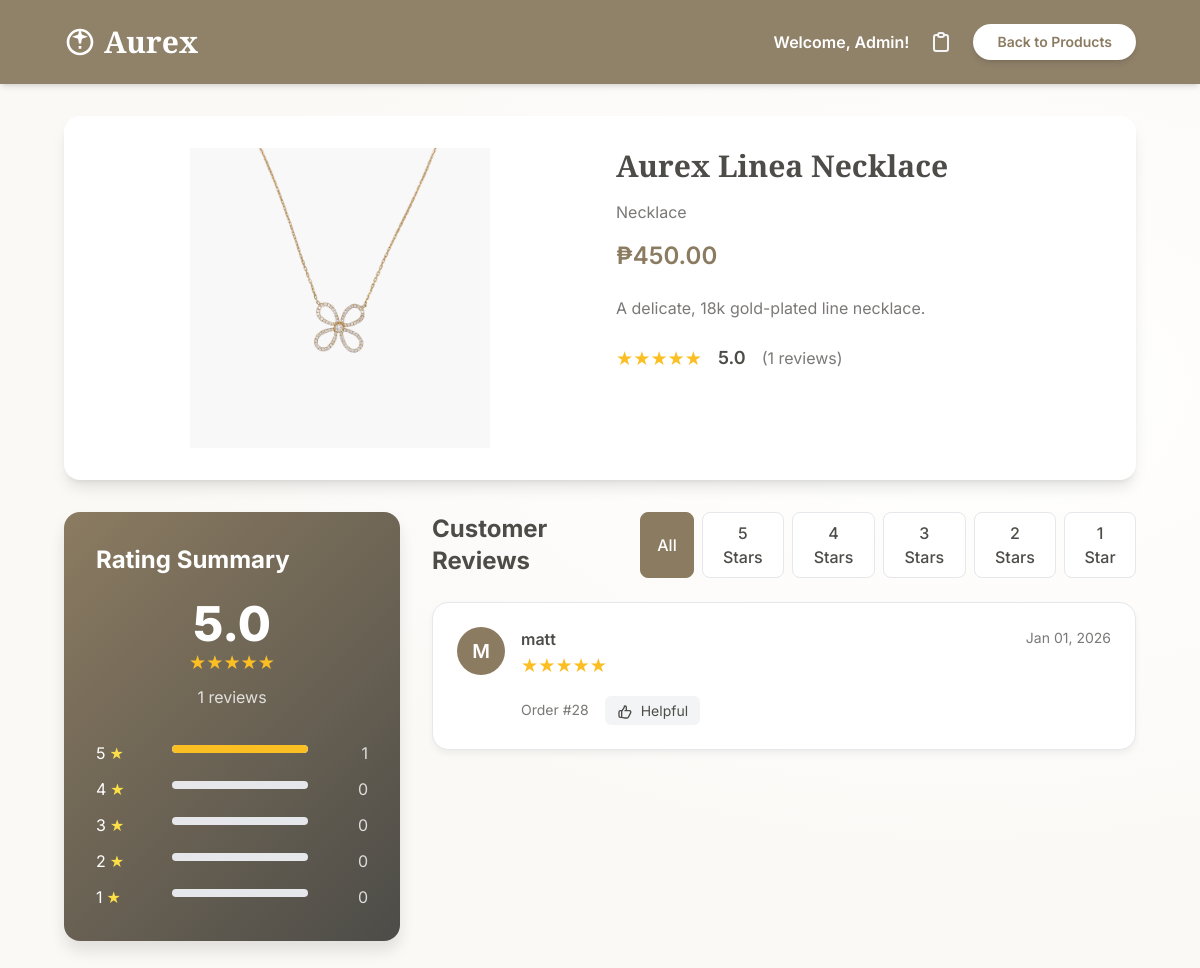
/view_review.php?product_id=7 (signed in), run on the app's committed database.
### tables this page shows
CREATE TABLE `product` (
  `Product_ID` int(11) NOT NULL,
  `Category_ID` int(11) NOT NULL,
  `Name` varchar(255) NOT NULL,
  `Description` varchar(255) NOT NULL,
  `Price` int(11) NOT NULL,
  `Stock` varchar(255) NOT NULL,
  `Availability` varchar(255) NOT NULL,
  `Images` varchar(255) NOT NULL,
  `Rating` varchar(255) NOT NULL,
  `Avg_Rating` decimal(3,2) DEFAULT 0.00,
  `Rating_Count` int(11) DEFAULT 0
);

CREATE TABLE `category` (
  `Category_ID` int(11) NOT NULL,
  `Category_Name` varchar(255) NOT NULL
);

CREATE TABLE `order_ratings` (
  `Rating_ID` int(11) NOT NULL,
  `Order_ID` int(11) NOT NULL,
  `User_ID` int(11) NOT NULL,
  `Product_ID` int(11) NOT NULL,
  `Rating` int(11) NOT NULL COMMENT '1-5 stars',
  `Review_Text` text DEFAULT NULL,
  `Review_Image` varchar(255) DEFAULT NULL,
  `Rating_Date` datetime NOT NULL DEFAULT current_timestamp()
);

CREATE TABLE `user` (
  `User_ID` int(11) NOT NULL,
  `Name` varchar(255) NOT NULL,
  `Email` varchar(255) NOT NULL,
  `Password` varchar(255) DEFAULT NULL,
  `Phone` int(11) DEFAULT NULL,
  `Address` varchar(255) DEFAULT NULL,
  `Profile_Picture` varchar(255) DEFAULT NULL,
  `Role` varchar(255) NOT NULL,
  `Is_Logged_In` tinyint(1) NOT NULL DEFAULT 0,
  `user_secret_key` varchar(255) DEFAULT NULL,
  `last_2fa_verification` datetime DEFAULT NULL,
  `google_id` varchar(255) DEFAULT NULL
);

CREATE TABLE `orders` (
  `Order_ID` int(11) NOT NULL,
  `User_ID` int(11) NOT NULL,
  `Order_Date` datetime DEFAULT current_timestamp(),
  `Total_Amount` decimal(10,2) NOT NULL,
  `Status` varchar(50) DEFAULT 'Pending',
  `Shipping_Address` text DEFAULT NULL,
  `Phone_Number` varchar(20) DEFAULT NULL,
  `Email` varchar(100) DEFAULT NULL,
  `Latitude` decimal(10,8) DEFAULT NULL,
  `Longitude` decimal(11,8) DEFAULT NULL,
  `Tracking_Status` varchar(100) DEFAULT 'Order Placed'
);

### view_review.php (the view, shortened to what this page needs)
<?php
require_once 'db_connect.php';
 $userName = $_SESSION['Name'] ?? 'Customer';
 $greetingName = htmlspecialchars($userName);
 $product_id = $_GET['product_id'] ?? null;
 $product = null;
 $reviews = [];
 $rating_distribution = [0, 0, 0, 0, 0];
try {
    $stmt = $pdo->prepare("
        SELECT
            p.Product_ID,
            p.Name AS ProductName,
            p.Description,
            p.Price,
            p.Images,
            p.Avg_Rating,
            p.Rating_Count,
            c.Category_Name
        FROM product p
        LEFT JOIN category c ON p.Category_ID = c.Category_ID
        WHERE p.Product_ID = :product_id
    ");
    $stmt->execute([':product_id' => $product_id]);
    $product = $stmt->fetch(PDO::FETCH_ASSOC);
    $stmt_reviews = $pdo->prepare("
        SELECT
            r.Rating,
            r.Review_Text,
            r.Rating_Date,
            r.Review_Image,
            u.Name as UserName,
            u.User_ID,
            o.Order_ID
        FROM order_ratings r
        INNER JOIN user u ON r.User_ID = u.User_ID
        INNER JOIN orders o ON r.Order_ID = o.Order_ID
        WHERE r.Product_ID = :product_id
        ORDER BY r.Rating_Date DESC
    ");
    $stmt_reviews->execute([':product_id' => $product_id]);
    $reviews = $stmt_reviews->fetchAll(PDO::FETCH_ASSOC);
    $rating_distribution = [0, 0, 0, 0, 0];
    foreach ($reviews as $review) {
        $rating_distribution[$review['Rating'] - 1]++;
    }
} catch (PDOException $e) {
    error_log("Error fetching product reviews: " . $e->getMessage());
    $error_message = "Failed to load reviews: " . $e->getMessage();
}
?>
<!DOCTYPE html>
<html lang="en">
<head>
    <script src="https://cdn.tailwindcss.com"></script>
</head>
<body class="antialiased">
    <header class="py-6 sticky top-0 z-40 bg-brand-teal/95 backdrop-blur-sm shadow-md transition-all">
        <nav class="flex justify-between items-center max-w-screen-2xl mx-auto px-4 md:px-8 lg:px-16">
            <a href="index_user.php" class="font-serif text-3xl font-bold text-white flex items-center gap-2">
                Aurex
            </a>
            <div class="flex items-center gap-5">
                <span class="text-white font-semibold text-base hidden md:inline-block">
                    Welcome, <?php echo $greetingName; ?>!
                </span>
                <a href="orders.php" class="text-gray-100 hover:text-white transition-colors" title="My Orders">
                    <svg class="w-6 h-6" fill="none" stroke="currentColor" viewBox="0 0 24 24">
                        <path stroke-linecap="round" stroke-linejoin="round" stroke-width="2" d="M9 5H7a2 2 0 00-2 2v12a2 2 0 002 2h10a2 2 0 002-2V7a2 2 0 00-2-2h-2M9 5a2 2 0 002 2h2a2 2 0 002-2M9 5a2 2 0 012-2h2a2 2 0 012 2"></path>
                    </svg>
                </a>
                <a href="index_user.php" class="bg-white text-brand-teal px-6 py-2 rounded-full text-sm font-semibold hover:bg-gray-100 transition-colors shadow-md">
                    Back to Products
                </a>
            </div>
        </nav>
    </header>
    <div class="max-w-screen-2xl mx-auto px-4 md:px-8 lg:px-16 py-8">
        <?php if ($product): ?>
            <div class="bg-white rounded-2xl shadow-lg p-8 mb-8">
                <div class="grid grid-cols-1 md:grid-cols-2 gap-8">
                    <div>
                        <img src="<?php echo htmlspecialchars($product['Images'] ?? 'https://placehold.co/400x400'); ?>"
                             alt="<?php echo htmlspecialchars($product['ProductName']); ?>"
                             class="w-full product-image rounded-lg">
                    </div>
                    <div>
                        <h1 class="font-serif text-3xl font-bold text-brand-dark mb-4"><?php echo htmlspecialchars($product['ProductName']); ?></h1>
                        <p class="text-brand-subtext mb-4"><?php echo htmlspecialchars($product['Category_Name']); ?></p>
                        <p class="text-2xl font-semibold text-brand-teal mb-6">₱<?php echo number_format($product['Price'], 2); ?></p>
                        <p class="text-brand-subtext mb-6"><?php echo htmlspecialchars($product['Description'] ?? 'No description available.'); ?></p>
                        <div class="flex items-center gap-4">
                            <div class="star-rating">
                                <?php
                                $avg_rating = $product['Avg_Rating'] ?? 0;
                                for ($i = 1; $i <= 5; $i++) {
                                    if ($i <= round($avg_rating)) {
                                        echo '★';
                                    } else {
                                        echo '<span class="empty">★</span>';
                                    }
                                }
                                ?>
                            </div>
                            <span class="text-lg font-semibold"><?php echo number_format($avg_rating, 1); ?></span>
                            <span class="text-brand-subtext">(<?php echo $product['Rating_Count'] ?? 0; ?> reviews)</span>
                        </div>
                    </div>
                </div>
            </div>
            <div class="grid grid-cols-1 lg:grid-cols-3 gap-8">
                <div class="lg:col-span-1">
                    <div class="rating-summary-card">
                        <h2 class="text-2xl font-bold mb-6">Rating Summary</h2>
                        <div class="text-center mb-8">
                            <div class="rating-number"><?php echo number_format($avg_rating, 1); ?></div>
                            <div class="star-rating justify-center mb-2">
                                <?php
                                for ($i = 1; $i <= 5; $i++) {
                                    if ($i <= round($avg_rating)) {
                                        echo '★';
                                    } else {
                                        echo '<span class="empty">★</span>';
                                    }
                                }
                                ?>
                            </div>
                            <div class="text-white/80"><?php echo $product['Rating_Count'] ?? 0; ?> reviews</div>
                        </div>
                        <div class="space-y-3">
                            <?php for ($i = 5; $i >= 1; $i--): ?>
                                <div class="flex items-center gap-3">
                                    <div class="flex items-center gap-1 w-16">
                                        <span><?php echo $i; ?></span>
                                        <span class="text-yellow-300">★</span>
                                    </div>
                                    <div class="flex-1">
                                        <div class="rating-bar">
                                            <div class="rating-fill" style="width: <?php echo $product['Rating_Count'] > 0 ? ($rating_distribution[$i-1] / $product['Rating_Count']) * 100 : 0; ?>%"></div>
                                        </div>
                                    </div>
                                    <div class="w-12 text-right text-white/80">
                                        <?php echo $rating_distribution[$i-1]; ?>
                                    </div>
                                </div>
                            <?php endfor; ?>
                        </div>
                    </div>
                </div>
                <div class="lg:col-span-2">
                    <div class="flex justify-between items-center mb-6">
                        <h2 class="text-2xl font-bold text-brand-dark">Customer Reviews</h2>
                        <div class="flex gap-2">
                            <button class="filter-btn active" data-filter="all">All</button>
                            <button class="filter-btn" data-filter="5">5 Stars</button>
                            <button class="filter-btn" data-filter="4">4 Stars</button>
                            <button class="filter-btn" data-filter="3">3 Stars</button>
                            <button class="filter-btn" data-filter="2">2 Stars</button>
                            <button class="filter-btn" data-filter="1">1 Star</button>
                        </div>
                    </div>
                    <?php if (empty($reviews)): ?>
                        <div class="no-reviews">
                            <svg class="w-24 h-24 mx-auto text-gray-300 mb-4" fill="none" stroke="currentColor" viewBox="0 0 24 24">
                                <path stroke-linecap="round" stroke-linejoin="round" stroke-width="1.5" d="M11.049 2.927c.3-.921 1.603-.921 1.902 0l1.519 4.674a1 1 0 00.95.69h4.915c.969 0 1.371 1.24.588 1.81l-3.976 2.888a1 1 0 00-.363 1.118l1.518 4.674c.3.922-.755 1.688-1.538 1.118l-3.976-2.888a1 1 0 00-1.176 0l-3.976 2.888c-.783.57-1.838-.197-1.538-1.118l1.518-4.674a1 1 0 00-.363-1.118l-3.976-2.888c-.784-.57-.38-1.81.588-1.81h4.914a1 1 0 00.951-.69l1.519-4.674z"></path>
                            </svg>
                            <h3 class="text-xl font-semibold text-brand-dark mb-2">No Reviews Yet</h3>
                            <p class="text-brand-subtext">Be the first to review this product!</p>
                        </div>
                    <?php else: ?>
                        <div id="reviews-container">
                            <?php foreach ($reviews as $review): ?>
                                <div class="review-card" data-rating="<?php echo $review['Rating']; ?>">
                                    <div class="flex items-start gap-4">
                                        <div class="user-avatar">
                                            <?php echo strtoupper(substr($review['UserName'], 0, 1)); ?>
                                        </div>
                                        <div class="flex-grow">
                                            <div class="flex justify-between items-start mb-2">
                                                <div>
                                                    <h4 class="font-semibold text-brand-dark"><?php echo htmlspecialchars($review['UserName']); ?></h4>
                                                    <div class="star-rating">
                                                        <?php
                                                        for ($i = 1; $i <= 5; $i++) {
                                                            if ($i <= $review['Rating']) {
                                                                echo '★';
                                                            } else {
                                                                echo '<span class="empty">★</span>';
                                                            }
                                                        }
                                                        ?>
                                                    </div>
                                                </div>
                                                <div class="review-date">
                                                    <?php echo date('M d, Y', strtotime($review['Rating_Date'])); ?>
                                                </div>
                                            </div>
                                            <div class="flex items-center gap-4 mt-4">
                                                <span class="text-sm text-brand-subtext">Order #<?php echo $review['Order_ID']; ?></span>
                                                <button class="helpful-btn">
                                                    Helpful
                                                </button>
                                            </div>
                                        </div>
                                    </div>
                                </div>
                            <?php endforeach; ?>
                        </div>
                    <?php endif; ?>
                </div>
            </div>
        <?php endif; ?>
    </div>
</body>
</html>

### view_review.php (style rules this page uses)
body { font-family: 'Inter', sans-serif; background-color: #FBF9F6; color: #4D4C48; background-image: radial-gradient(at 80% 40%, #ffffff 0%, #FBF9F6 60%); scroll-behavior: smooth; }
.star-rating { color: #fbbf24; font-size: 1.2rem; display: inline-flex; align-items: center; }
.review-card { background: white; border-radius: 1rem; box-shadow: 0 4px 6px rgba(0, 0, 0, 0.05); padding: 1.5rem; margin-bottom: 1.5rem; border: 1px solid #e5e7eb; transition: all 0.3s ease; }
.rating-bar { height: 8px; background-color: #e5e7eb; border-radius: 4px; overflow: hidden; margin-bottom: 0.5rem; }
.rating-fill { height: 100%; background-color: #fbbf24; border-radius: 4px; transition: width 0.5s ease; }
.user-avatar { width: 48px; height: 48px; border-radius: 50%; background-color: #8B7B61; color: white; display: flex; align-items: center; justify-content: center; font-weight: 600; font-size: 1.2rem; }
.filter-btn { padding: 0.5rem 1rem; border-radius: 0.5rem; font-weight: 500; transition: all 0.2s; cursor: pointer; border: 1px solid #e5e7eb; background-color: white; }
.filter-btn.active { background-color: #8B7B61; color: white; border-color: #8B7B61; }
.product-image { max-height: 300px; object-fit: contain; }
.rating-summary-card { background: linear-gradient(135deg, #8B7B61 0%, #4D4C48 100%); color: white; border-radius: 1rem; padding: 2rem; box-shadow: 0 10px 15px rgba(0, 0, 0, 0.1); }
.rating-number { font-size: 3rem; font-weight: 800; line-height: 1; }
.review-date { font-size: 0.875rem; color: #7A7977; }
.helpful-btn { padding: 0.25rem 0.75rem; border-radius: 0.375rem; font-size: 0.875rem; background-color: #f3f4f6; color: #4D4C48; border: none; cursor: pointer; transition: all 0.2s; }

### data on the page
product: Images (picture), Name "Aurex Linea Necklace", Category_ID.Category_Name "Necklace", Price "450.00", Description "A delicate, 18k gold-plated line necklace.", Avg_Rating "5.0", Rating_Count "1"
order_ratings: User_ID.Name "M", User_ID.Name "matt", Rating_Date "Jan 01, 2026", Order_ID.Order_ID "28"

### other printed values
$greetingName "Admin"
$rating_distribution[$i-1] "1"
$rating_distribution[$i-1] "0"
